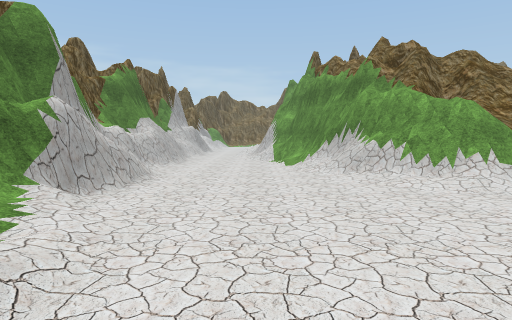
view 1 (above)

18 first-person views from a walk through a scene from a Unity 3-D project. The camera is 1.5 m above the floor, tilts 4° down and sees 75° across. The floor is counted in squares, 2 m on a side. Each view is taken from the middle of a square. On the plan, view 1 faces up. The plan holds only what a view shows up to about 11 squares ahead; the rest is blank. The place goes on beyond the plan. The player character is not drawn. Some surface patterns are stand-ins.

view 2
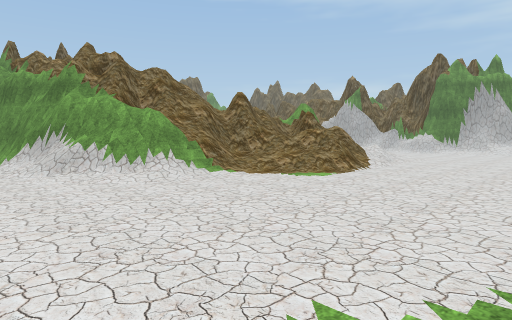

view 3
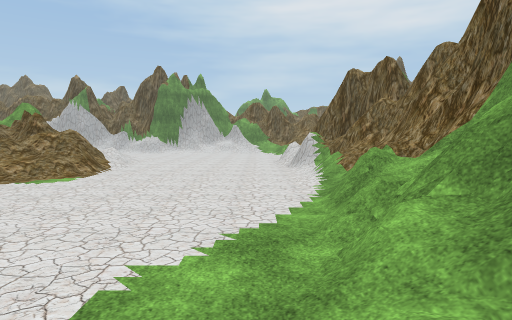

view 4
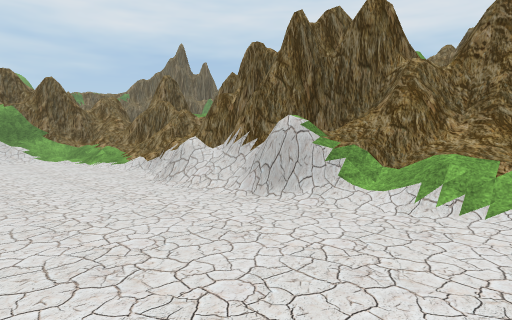

view 5
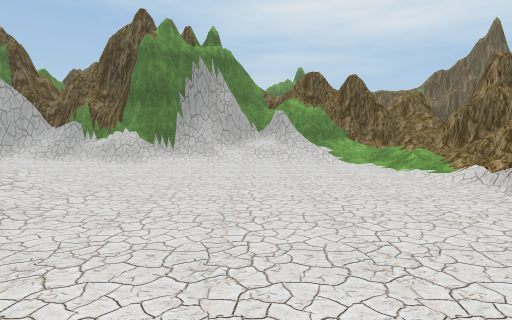

view 6
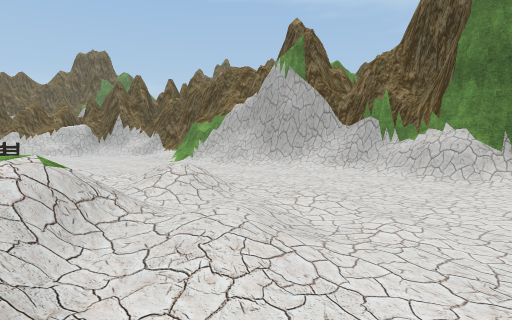

view 7
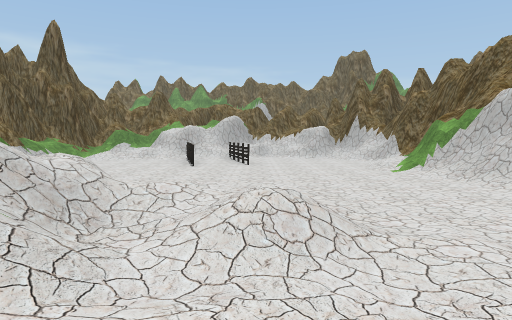

view 8
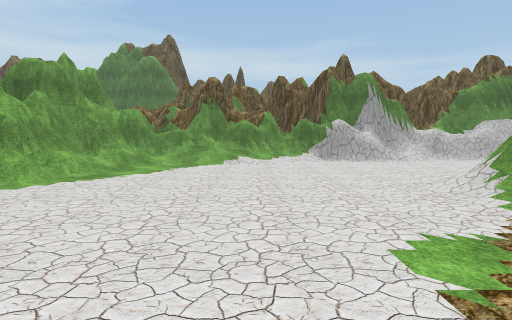

view 9
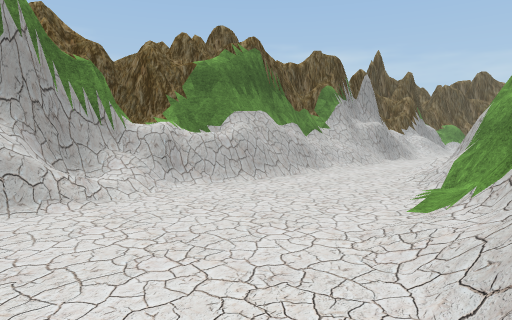

view 10
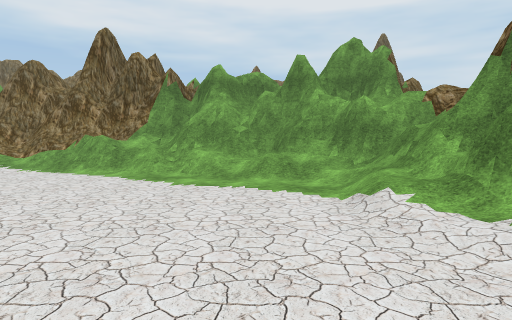

view 11
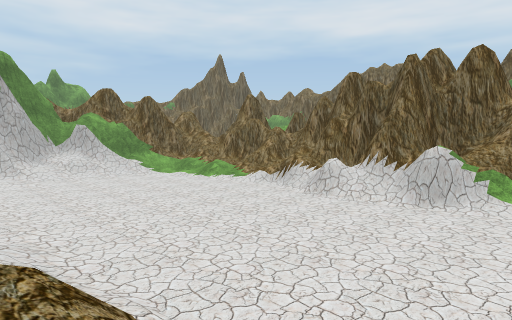

view 12
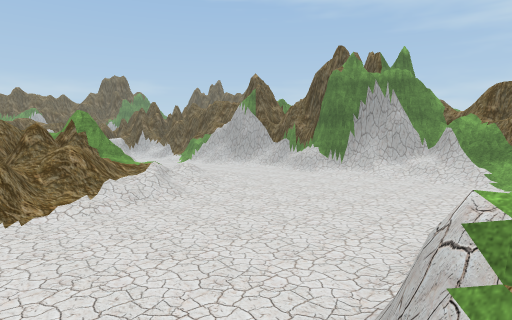

view 13
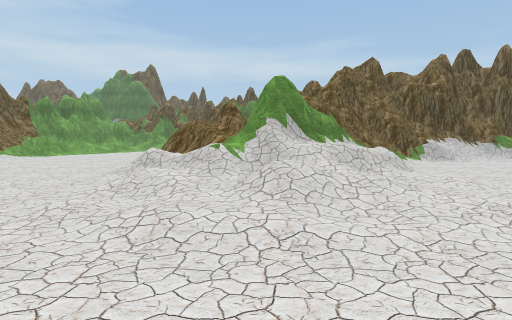

view 14
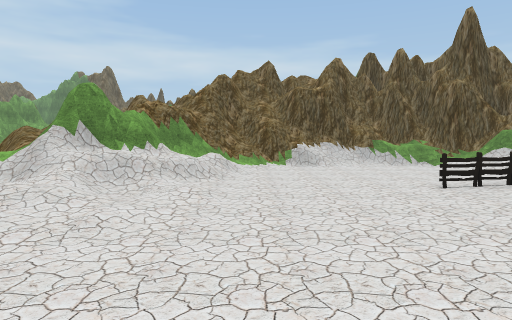

view 15
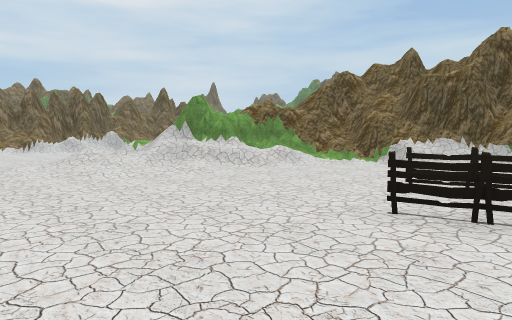

view 16
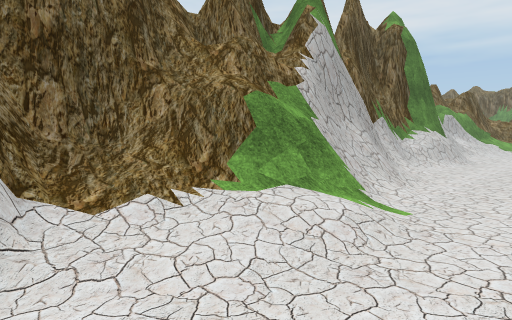

view 17
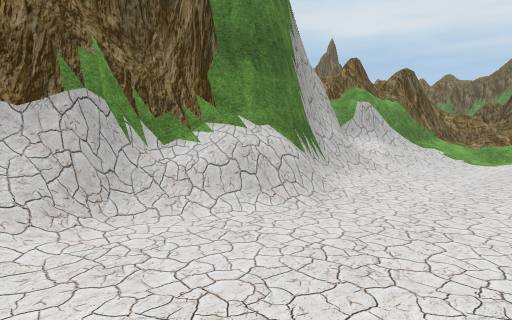

view 18
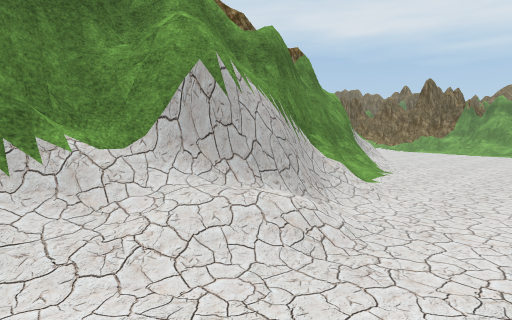

### Floor plan
Key: @ floor where view 1 was taken; # wall or solid block; . main floor; : floor 0.25 m higher than the main floor; + floor 0.5 m higher than the main floor; * floor 0.75 m higher than the main floor; % floor 1.25 m higher than the main floor; & floor 1.5 m higher than the main floor; / step, stairs or slope; = window, fence, low wall or low ledge; ^ raised ledge; F fence; O other object.
Columns run from 4 left of view 1 to 20 right of it. Each row starts with its distance up from view 1.
 15 ##../#    #....O ....=#
 14 ##../##   #....F.F...:##
 13 ##../##  ##........../##
 12 ##../#   ##/........./#
 11  #../#   ##/........./#
 10  #...##  ##/:......../#
  9 ##.../#  ###///.:.....#
  8 ##.../####^==///.::...##
  7 ##..../####=###%*+....##
  6  #=...====##=##///:...=#
  5  ##..../=*==##///::...##
  4  #........//=#///:....##
  3  #:......../=/........##
  2  #/.................../##
  1  #+.................../&#
  0  #/.@................./##
 -1  #=//................./#
 -2 ####//=//....//=.../:/##
 -3  ######===//#####////=##
 -4  #   ######### ##/######
 -5                 #######

Positions as (right, up) in squares from view 1, and headings:
1: (0, 0), facing up
2: (0, -1), facing up-right
3: (-1, -1), facing right
4: (6, 1), facing down-right
5: (8, 1), facing right
6: (11, 3), facing up-right
7: (13, 4), facing up
8: (8, 2), facing left
9: (2, 5), facing up-left
10: (0, 5), facing down
11: (7, 4), facing down-right
12: (7, -3), facing up-right
13: (17, 6), facing left
14: (17, 10), facing left
15: (16, 15), facing down-left
16: (15, 15), facing down-right
17: (15, 8), facing down-right
18: (-2, 15), facing down-right
